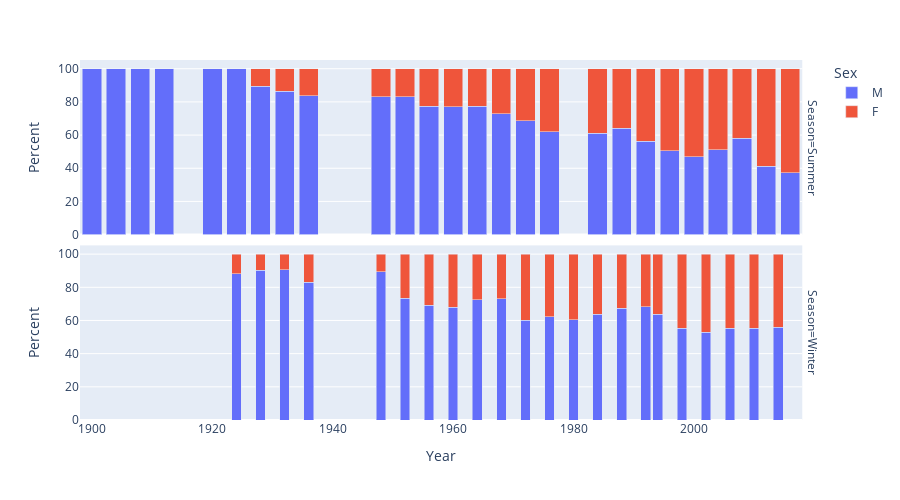

Notebook code cell kept with this figure:
### Code cell
canada = df[df["NOC"] == "CAN"]
gender_per_year_can = canada.groupby(["Year", "Sex", "Season"], as_index=False).size().rename(columns={"size":"Count"})
gender_per_year_can["Total"] = gender_per_year_can.groupby(["Year", "Season"])["Count"].transform("sum")
gender_per_year_can["Percent"] = gender_per_year_can["Count"] / gender_per_year_can["Total"]* 100

fig = px.bar(
    gender_per_year_can, x="Year", y="Percent", color="Sex", barmode="stack", facet_row="Season",
    width=900,
    height=500,
    hover_data={
        "Count": True,
        "Total": True,
        "Percent": ":.2f"
    }
    )
    
fig.show()

### Figure 1 — Plotly figure (JSON) as saved in the notebook; plotly's stock layout.template omitted (floating-point values rounded to 4 significant figures)
{"data": [{"customdata": [[7, 7], [61, 61], [148, 148], [60, 60], [85, 85], [83, 83], [101, 113], [165, 191], [140, 167], [156, 188], [128, 154], [116, 150], [108, 140], [150, 194], [212, 291], [236, 344], [330, 531], [349, 572], [322, 503], [251, 445], [206, 408], [198, 422], [200, 391], [261, 449], [146, 354], [151, 405]], "hovertemplate": "Sex=M<br>Season=Summer<br>Year=%{x}<br>Percent=%{y:.2f}<br>Count=%{customdata[0]}<br>Total=%{customdata[1]}<extra></extra>", "legendgroup": "M", "marker": {"color": "#636efa", "pattern": {"shape": ""}}, "name": "M", "orientation": "v", "showlegend": true, "textposition": "auto", "type": "bar", "x": [1900.0, 1904.0, 1908.0, 1912.0, 1920.0, 1924.0, 1928.0, 1932.0, 1936.0, 1948.0, 1952.0, 1956.0, 1960.0, 1964.0, 1968.0, 1972.0, 1976.0, 1984.0, 1988.0, 1992.0, 1996.0, 2000.0, 2004.0, 2008.0, 2012.0, 2016.0], "xaxis": "x2", "y": [100.0, 100.0, 100.0, 100.0, 100.0, 100.0, 89.38, 86.39, 83.83, 82.98, 83.12, 77.33, 77.14, 77.32, 72.85, 68.6, 62.15, 61.01, 64.02, 56.4, 50.49, 46.92, 51.15, 58.13, 41.24, 37.28], "yaxis": "y2"}, {"customdata": [[15, 17], [28, 31], [48, 53], [34, 41], [42, 47], [44, 60], [36, 52], [51, 75], [69, 95], [81, 111], [51, 85], [68, 109], [52, 86], [58, 91], [128, 190], [127, 186], [95, 149], [115, 208], [114, 215], [169, 305], [170, 308], [201, 359]], "hovertemplate": "Sex=M<br>Season=Winter<br>Year=%{x}<br>Percent=%{y:.2f}<br>Count=%{customdata[0]}<br>Total=%{customdata[1]}<extra></extra>", "legendgroup": "M", "marker": {"color": "#636efa", "pattern": {"shape": ""}}, "name": "M", "orientation": "v", "showlegend": false, "textposition": "auto", "type": "bar", "x": [1924.0, 1928.0, 1932.0, 1936.0, 1948.0, 1952.0, 1956.0, 1960.0, 1964.0, 1968.0, 1972.0, 1976.0, 1980.0, 1984.0, 1988.0, 1992.0, 1994.0, 1998.0, 2002.0, 2006.0, 2010.0, 2014.0], "xaxis": "x", "y": [88.24, 90.32, 90.57, 82.93, 89.36, 73.33, 69.23, 68.0, 72.63, 72.97, 60.0, 62.39, 60.47, 63.74, 67.37, 68.28, 63.76, 55.29, 53.02, 55.41, 55.19, 55.99], "yaxis": "y"}, {"customdata": [[12, 113], [26, 191], [27, 167], [32, 188], [26, 154], [34, 150], [32, 140], [44, 194], [79, 291], [108, 344], [201, 531], [223, 572], [181, 503], [194, 445], [202, 408], [224, 422], [191, 391], [188, 449], [208, 354], [254, 405]], "hovertemplate": "Sex=F<br>Season=Summer<br>Year=%{x}<br>Percent=%{y:.2f}<br>Count=%{customdata[0]}<br>Total=%{customdata[1]}<extra></extra>", "legendgroup": "F", "marker": {"color": "#EF553B", "pattern": {"shape": ""}}, "name": "F", "orientation": "v", "showlegend": true, "textposition": "auto", "type": "bar", "x": [1928.0, 1932.0, 1936.0, 1948.0, 1952.0, 1956.0, 1960.0, 1964.0, 1968.0, 1972.0, 1976.0, 1984.0, 1988.0, 1992.0, 1996.0, 2000.0, 2004.0, 2008.0, 2012.0, 2016.0], "xaxis": "x2", "y": [10.62, 13.61, 16.17, 17.02, 16.88, 22.67, 22.86, 22.68, 27.15, 31.4, 37.85, 38.99, 35.98, 43.6, 49.51, 53.08, 48.85, 41.87, 58.76, 62.72], "yaxis": "y2"}, {"customdata": [[2, 17], [3, 31], [5, 53], [7, 41], [5, 47], [16, 60], [16, 52], [24, 75], [26, 95], [30, 111], [34, 85], [41, 109], [34, 86], [33, 91], [62, 190], [59, 186], [54, 149], [93, 208], [101, 215], [136, 305], [138, 308], [158, 359]], "hovertemplate": "Sex=F<br>Season=Winter<br>Year=%{x}<br>Percent=%{y:.2f}<br>Count=%{customdata[0]}<br>Total=%{customdata[1]}<extra></extra>", "legendgroup": "F", "marker": {"color": "#EF553B", "pattern": {"shape": ""}}, "name": "F", "orientation": "v", "showlegend": false, "textposition": "auto", "type": "bar", "x": [1924.0, 1928.0, 1932.0, 1936.0, 1948.0, 1952.0, 1956.0, 1960.0, 1964.0, 1968.0, 1972.0, 1976.0, 1980.0, 1984.0, 1988.0, 1992.0, 1994.0, 1998.0, 2002.0, 2006.0, 2010.0, 2014.0], "xaxis": "x", "y": [11.76, 9.677, 9.434, 17.07, 10.64, 26.67, 30.77, 32.0, 27.37, 27.03, 40.0, 37.61, 39.53, 36.26, 32.63, 31.72, 36.24, 44.71, 46.98, 44.59, 44.81, 44.01], "yaxis": "y"}], "layout": {"annotations": [{"font": {}, "showarrow": false, "text": "Season=Winter", "textangle": 90, "x": 0.98, "xanchor": "left", "xref": "paper", "y": 0.2425, "yanchor": "middle", "yref": "paper"}, {"font": {}, "showarrow": false, "text": "Season=Summer", "textangle": 90, "x": 0.98, "xanchor": "left", "xref": "paper", "y": 0.7575, "yanchor": "middle", "yref": "paper"}], "barmode": "stack", "height": 500, "legend": {"title": {"text": "Sex"}, "tracegroupgap": 0}, "margin": {"t": 60}, "width": 900, "xaxis": {"anchor": "y", "domain": [0, 0.98], "title": {"text": "Year"}}, "xaxis2": {"anchor": "y2", "domain": [0, 0.98], "matches": "x", "showticklabels": false}, "yaxis": {"anchor": "x", "domain": [0, 0.485], "title": {"text": "Percent"}}, "yaxis2": {"anchor": "x2", "domain": [0.515, 1], "matches": "y", "title": {"text": "Percent"}}}}
